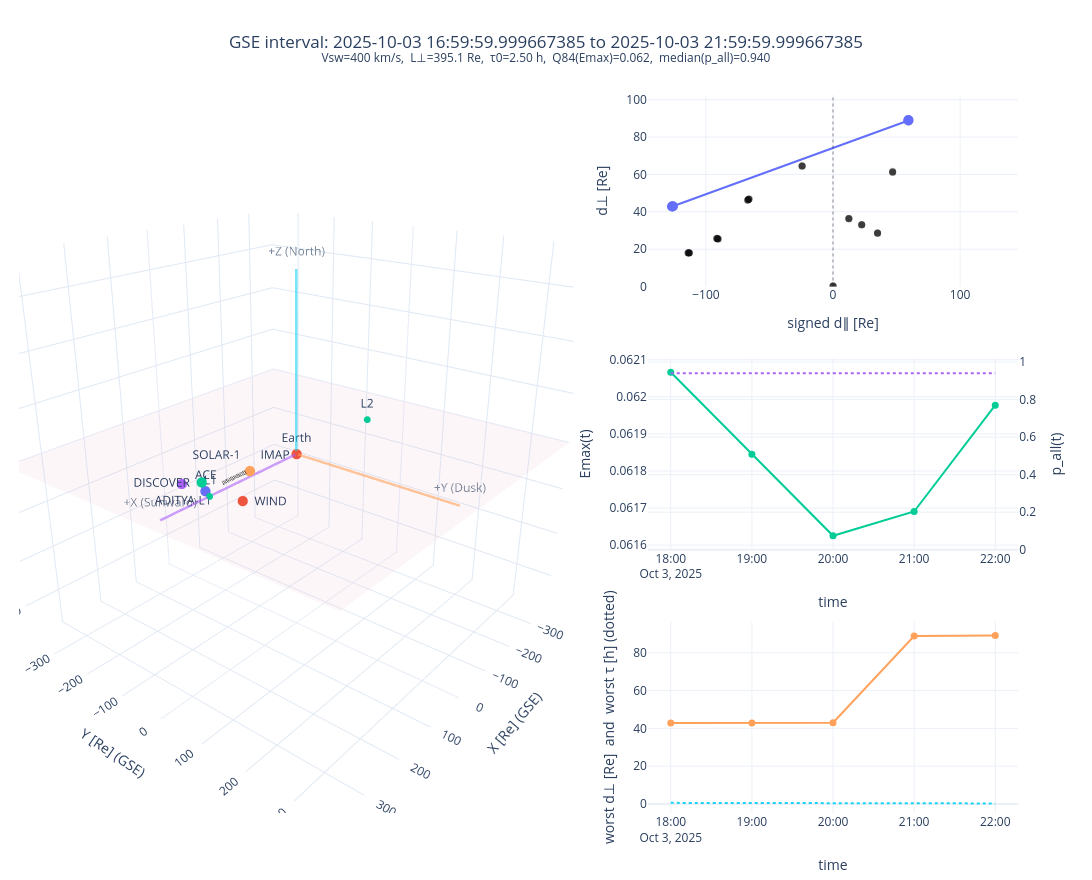
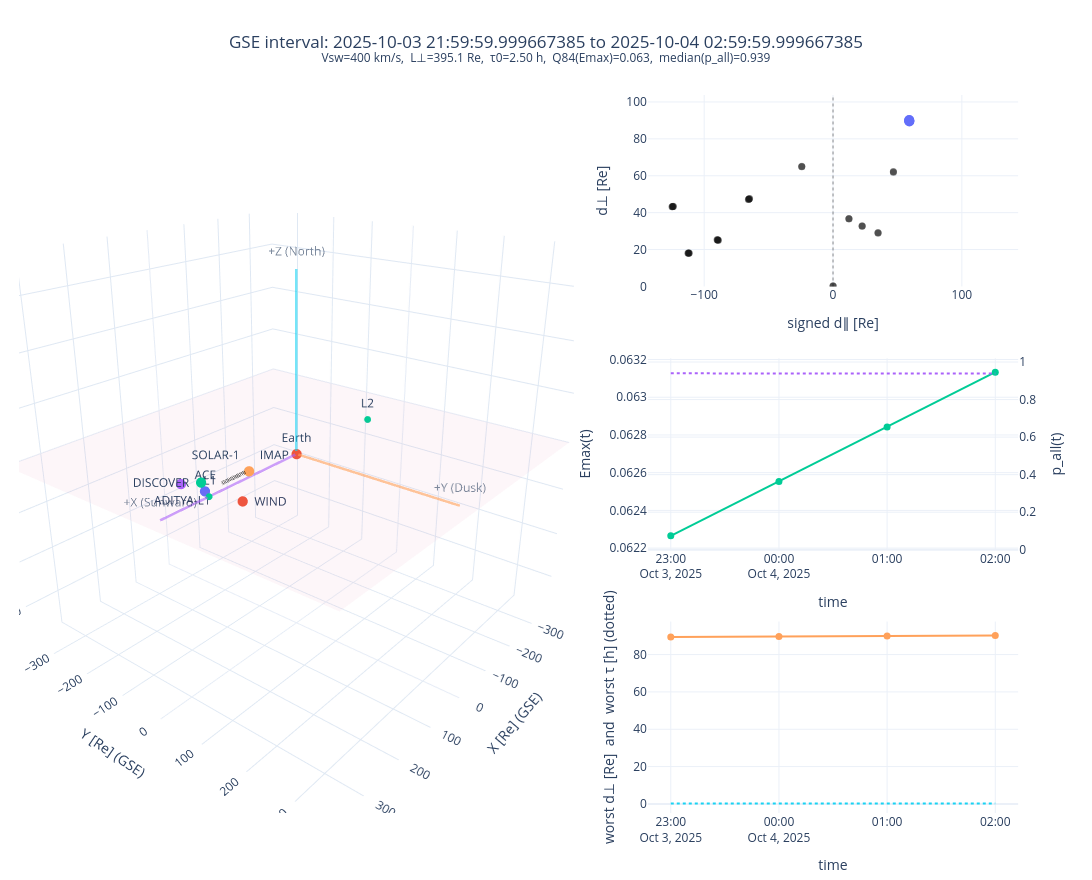
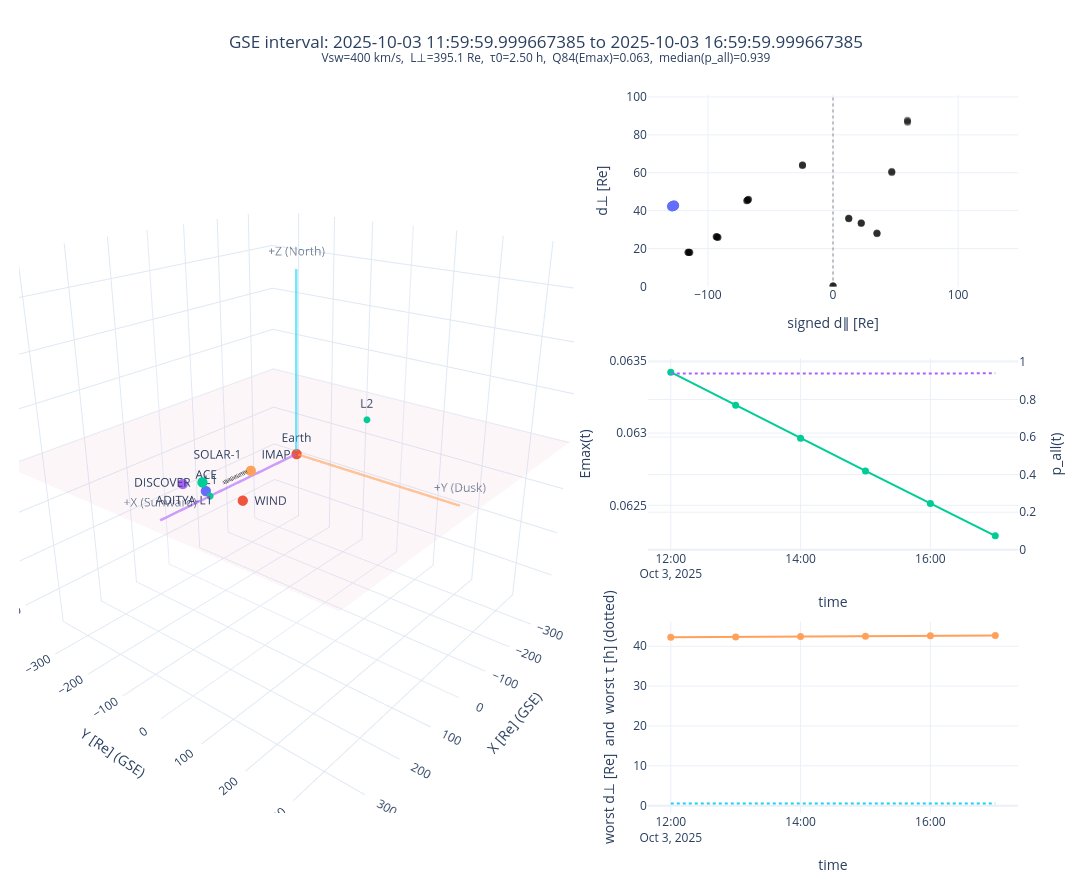

Source (notebook cell) for these figures, in order:
### Markdown cell above
## MRE: first-principles stream-separation metric (step by step)

This minimal reproducible example (MRE) intentionally keeps a few assumptions fixed so the method is transparent:

- **Hardcoded/assumed in this notebook run:** `flow_dir_gse=(-1,0,0)`, constant `vsw_kms=400`, `perp_scale=0.35`, `lag_tolerance=0.5`.
- **Why this is limited:** real solar wind has time-varying speed and flow direction, and anisotropy changes with conditions.
- **How to improve with real data:** replace constants by measured `Vsw(t)`, infer local flow direction from plasma moments, and make decorrelation scales time dependent.

The solver minimizes a conservative estimate of the probability that **all** selected spacecraft observe the same stream.

### Code cell
import pandas as pd

targets = ["WIND", "IMAP", "SOLAR-1"]
targets = ["ACE", "WIND", "DISCOVER", "ADITYA-L1", "IMAP", 'SOLAR-1']

metric_cfg = dict(
    targets=targets,
    start="2025-10-01T00:00:00",
    stop="2025-12-10T00:00:00",
    step="1H",
    window_hours=5.0,
    top_n=3,
    frame="GSE",
    flow_dir_gse=(-1.0, 0.0, 0.0),
    vsw_kms=400.0,
    perp_scale=0.35,
    lag_tolerance=0.5,
    along_weight=0.25,
    vsw_rel_unc=0.15,
    decorrelation_rel_unc=0.25,
    min_coverage=0.8,
    verbose=True,
)

scores_out = find_best_stream_aligned_intervals(**metric_cfg)
best_windows = scores_out["best"]

cols = [
    "window_start","window_end","n_samples","coverage",
    "alignment_metric","alignment_metric_p16","alignment_metric_p84",
    "score_q84","p_all_q50","p_all_q84",
    "worst_dperp_re_q84","worst_tau_h_q84",
]
display(best_windows[cols])

alignment_figs = []
for _, row in best_windows.iterrows():
    alignment_figs.append(
        plot_stream_alignment_interval(
            tracks=scores_out["tracks"],
            targets=targets,
            window_start=row["window_start"],
            window_end=row["window_end"],
            flow_hat=scores_out["flow_hat"],
            summary_row=row,
        )
    )

for fig in alignment_figs:
    fig.show()

### Figure 1 — Plotly figure (JSON) as saved in the notebook; plotly's stock layout.template omitted (floating-point values rounded to 4 significant figures; data arrays with more than 128 entries replaced by an {"elided": "..."} marker saying what was removed)
{"data": [{"hoverinfo": "skip", "opacity": 0.05, "scene": "scene", "showlegend": false, "showscale": false, "type": "surface", "x": {"elided": "35x35 float values"}, "y": {"elided": "35x35 float values"}, "z": {"elided": "35x35 float values"}}, {"hoverinfo": "skip", "marker": {"size": 6, "symbol": "circle"}, "mode": "markers+text", "scene": "scene", "showlegend": false, "text": ["Earth"], "textposition": "top center", "type": "scatter3d", "x": [0], "y": [0], "z": [0]}, {"hoverinfo": "skip", "marker": {"size": 4, "symbol": "circle"}, "mode": "markers+text", "scene": "scene", "showlegend": false, "text": ["L1", "L2"], "textposition": "top center", "type": "scatter3d", "x": [234.5, -234.5], "y": [0, 0], "z": [0, 0]}, {"hoverinfo": "skip", "line": {"width": 5}, "mode": "lines+text", "opacity": 0.6, "scene": "scene", "showlegend": false, "text": ["", "+X (Sunward)"], "textposition": "top center", "type": "scatter3d", "x": [0, 347.6], "y": [0, 0], "z": [0, 0]}, {"hoverinfo": "skip", "line": {"width": 5}, "mode": "lines+text", "opacity": 0.6, "scene": "scene", "showlegend": false, "text": ["", "+Y (Dusk)"], "textposition": "top center", "type": "scatter3d", "x": [0, 0], "y": [0, 347.6], "z": [0, 0]}, {"hoverinfo": "skip", "line": {"width": 5}, "mode": "lines+text", "opacity": 0.6, "scene": "scene", "showlegend": false, "text": ["", "+Z (North)"], "textposition": "top center", "type": "scatter3d", "x": [0, 0], "y": [0, 0], "z": [0, 347.6]}, {"hovertemplate": "ACE<br>X=%{x:.1f} Re<br>Y=%{y:.1f} Re<br>Z=%{z:.1f} Re<extra></extra>", "line": {"color": "#636EFA", "width": 6}, "mode": "lines", "scene": "scene", "showlegend": false, "type": "scatter3d", "x": [222.5, 222.5, 222.5, 222.4, 222.4], "y": [-22.19, -22.15, -22.1, -22.06, -22.01], "z": [-1.434, -1.398, -1.362, -1.326, -1.291]}, {"hovertemplate": "ACE (end)<extra></extra>", "marker": {"color": "#636EFA", "size": 6}, "mode": "markers+text", "scene": "scene", "showlegend": false, "text": ["ACE"], "textposition": "top center", "type": "scatter3d", "x": [222.4], "y": [-22.01], "z": [-1.291]}, {"hovertemplate": "WIND<br>X=%{x:.1f} Re<br>Y=%{y:.1f} Re<br>Z=%{z:.1f} Re<extra></extra>", "line": {"color": "#EF553B", "width": 6}, "mode": "lines", "scene": "scene", "showlegend": false, "type": "scatter3d", "x": [198.1, 198.1, 198.1, 198.1, 198.1], "y": [41.61, 41.75, 41.89, 42.03, 42.17], "z": [-9.633, -9.624, -9.615, -9.606, -9.597]}, {"hovertemplate": "WIND (end)<extra></extra>", "marker": {"color": "#EF553B", "size": 6}, "mode": "markers+text", "scene": "scene", "showlegend": false, "text": ["WIND"], "textposition": "middle right", "type": "scatter3d", "x": [198.1], "y": [42.17], "z": [-9.597]}, {"hovertemplate": "DISCOVER<br>X=%{x:.1f} Re<br>Y=%{y:.1f} Re<br>Z=%{z:.1f} Re<extra></extra>", "line": {"color": "#00CC96", "width": 6}, "mode": "lines", "scene": "scene", "showlegend": false, "type": "scatter3d", "x": [245.1, 245.0, 245.0, 245.0, 245.0], "y": [-6.523, -6.587, -6.651, -6.715, -6.779], "z": [27.83, 27.85, 27.86, 27.87, 27.88]}, {"hovertemplate": "DISCOVER (end)<extra></extra>", "marker": {"color": "#00CC96", "size": 6}, "mode": "markers+text", "scene": "scene", "showlegend": false, "text": ["DISCOVER"], "textposition": "middle left", "type": "scatter3d", "x": [245.0], "y": [-6.779], "z": [27.88]}, {"hovertemplate": "ADITYA-L1<br>X=%{x:.1f} Re<br>Y=%{y:.1f} Re<br>Z=%{z:.1f} Re<extra></extra>", "line": {"color": "#AB63FA", "width": 6}, "mode": "lines", "scene": "scene", "showlegend": false, "type": "scatter3d", "x": [257.6, 257.5, 257.5, 257.4, 257.4], "y": [-41.66, -41.81, -41.95, -42.09, -42.24], "z": [19.21, 19.2, 19.19, 19.18, 19.17]}, {"hovertemplate": "ADITYA-L1 (end)<extra></extra>", "marker": {"color": "#AB63FA", "size": 6}, "mode": "markers+text", "scene": "scene", "showlegend": false, "text": ["ADITYA-L1"], "textposition": "bottom center", "type": "scatter3d", "x": [257.4], "y": [-42.24], "z": [19.17]}, {"hovertemplate": "IMAP<br>X=%{x:.1f} Re<br>Y=%{y:.1f} Re<br>Z=%{z:.1f} Re<extra></extra>", "line": {"color": "#FFA15A", "width": 6}, "mode": "lines", "scene": "scene", "showlegend": false, "type": "scatter3d", "x": [130.9, 131.2, 131.5, 131.8, 132.1], "y": [0.3849, 0.3347, 0.284, 0.2328, 0.1812], "z": [11.23, 11.25, 11.27, 11.29, 11.3]}, {"hovertemplate": "IMAP (end)<extra></extra>", "marker": {"color": "#FFA15A", "size": 6}, "mode": "markers+text", "scene": "scene", "showlegend": false, "text": ["IMAP"], "textposition": "top right", "type": "scatter3d", "x": [132.1], "y": [0.1812], "z": [11.3]}, {"hovertemplate": "SOLAR-1<br>X=%{x:.1f} Re<br>Y=%{y:.1f} Re<br>Z=%{z:.1f} Re<extra></extra>", "line": {"color": "#19D3F3", "width": 6}, "mode": "lines", "scene": "scene", "showlegend": false, "type": "scatter3d", "x": [131.0, 131.3, 131.6, 131.9, 132.2], "y": [0.2764, 0.2256, 0.1743, 0.1226, 0.07035], "z": [11.05, 11.07, 11.09, 11.11, 11.13]}, {"hovertemplate": "SOLAR-1 (end)<extra></extra>", "marker": {"color": "#19D3F3", "size": 6}, "mode": "markers+text", "scene": "scene", "showlegend": false, "text": ["SOLAR-1"], "textposition": "top left", "type": "scatter3d", "x": [132.2], "y": [0.07035], "z": [11.13]}, {"hoverinfo": "skip", "line": {"color": "black", "dash": "dash", "width": 8}, "mode": "lines", "scene": "scene", "showlegend": false, "type": "scatter3d", "x": [197.7, 126.7], "y": [-4.725, -4.725], "z": [9.738, 9.738]}, {"hovertemplate": "d∥=%{x:.1f} Re<br>d⊥=%{y:.1f} Re<extra></extra>", "marker": {"color": "rgba(0,0,0,0.25)", "size": 7}, "mode": "markers", "showlegend": false, "type": "scatter", "x": [-24.36, 22.57, 35.07, -91.56, -91.53, 46.92, 59.42, -67.21, -67.17, 12.5, -114.1, -114.1, -126.6, -126.6, 0.03606, -24.34, 22.57, 35.05, -91.24, -91.21, 46.91, 59.39, -66.9, -66.87, 12.48, -113.8, -113.8, -126.3, -126.3, 0.03646, -24.32, 22.58, 35.03, -90.92, -90.89, 46.9, 59.35, -66.6, -66.56, 12.45, -113.5, -113.5, -126.0, -125.9, 0.03686, -24.31, 22.58, 35.01, -90.61, -90.57, 46.89, 59.32, -66.3, -66.26, 12.43, -113.2, -113.2, -125.6, -125.6, 0.03726, -24.29, 22.58, 34.99, -90.29, -90.25, 46.88, 59.28, -66.0, -65.96, 12.41, -112.9, -112.8, -125.3, -125.2, 0.03765], "xaxis": "x", "y": [64.33, 33.2, 28.38, 25.88, 25.7, 61.0, 88.13, 46.2, 46.22, 36.18, 17.99, 18.11, 42.8, 42.72, 0.2061, 64.43, 33.13, 28.47, 25.79, 25.61, 61.16, 88.39, 46.38, 46.4, 36.26, 17.99, 18.11, 42.88, 42.81, 0.2072, 64.52, 33.05, 28.57, 25.7, 25.52, 61.33, 88.65, 46.55, 46.57, 36.35, 17.98, 18.11, 42.97, 42.9, 0.2082, 64.62, 32.98, 28.67, 25.61, 25.43, 61.49, 88.92, 46.73, 46.75, 36.43, 17.98, 18.11, 43.06, 42.98, 0.2092, 64.72, 32.91, 28.77, 25.52, 25.33, 61.65, 89.18, 46.91, 46.93, 36.51, 17.98, 18.1, 43.14, 43.07, 0.2103], "yaxis": "y"}, {"hovertemplate": "worst pair<br>d∥=%{x:.1f} Re<br>d⊥=%{y:.1f} Re<extra></extra>", "line": {"width": 2}, "marker": {"size": 10}, "mode": "markers+lines", "showlegend": false, "type": "scatter", "x": [-126.6, -126.3, -126.0, 59.32, 59.28], "xaxis": "x", "y": [42.8, 42.88, 42.97, 88.92, 89.18], "yaxis": "y"}, {"hoverinfo": "skip", "line": {"color": "rgba(0,0,0,0.45)", "dash": "dot", "width": 1}, "mode": "lines", "showlegend": false, "type": "scatter", "x": [0, 0], "xaxis": "x", "y": [0, 102.6], "yaxis": "y"}, {"hovertemplate": "Emax=%{y:.3f}<extra></extra>", "marker": {"size": 7}, "mode": "lines+markers", "showlegend": false, "type": "scatter", "x": ["2025-10-03T17:59:59.999672232", "2025-10-03T18:59:59.999618636", "2025-10-03T19:59:59.999645507", "2025-10-03T20:59:59.999672376", "2025-10-03T21:59:59.999618779"], "xaxis": "x2", "y": [0.06207, 0.06185, 0.06163, 0.06169, 0.06198], "yaxis": "y2"}, {"hovertemplate": "p_all=exp(-Emax)=%{y:.3f}<extra></extra>", "line": {"dash": "dot", "width": 2}, "mode": "lines", "showlegend": false, "type": "scatter", "x": ["2025-10-03T17:59:59.999672232", "2025-10-03T18:59:59.999618636", "2025-10-03T19:59:59.999645507", "2025-10-03T20:59:59.999672376", "2025-10-03T21:59:59.999618779"], "xaxis": "x2", "y": [0.9398, 0.94, 0.9402, 0.9402, 0.9399], "yaxis": "y3"}, {"hovertemplate": "worst d⊥=%{y:.1f} Re<extra></extra>", "marker": {"size": 7}, "mode": "lines+markers", "showlegend": false, "type": "scatter", "x": ["2025-10-03T17:59:59.999672232", "2025-10-03T18:59:59.999618636", "2025-10-03T19:59:59.999645507", "2025-10-03T20:59:59.999672376", "2025-10-03T21:59:59.999618779"], "xaxis": "x3", "y": [42.8, 42.88, 42.97, 88.92, 89.18], "yaxis": "y4"}, {"hovertemplate": "worst τ=%{y:.2f} h<extra></extra>", "line": {"dash": "dot", "width": 2}, "mode": "lines", "showlegend": false, "type": "scatter", "x": ["2025-10-03T17:59:59.999672232", "2025-10-03T18:59:59.999618636", "2025-10-03T19:59:59.999645507", "2025-10-03T20:59:59.999672376", "2025-10-03T21:59:59.999618779"], "xaxis": "x3", "y": [0.5609, 0.5594, 0.5579, 0.2627, 0.2626], "yaxis": "y4"}], "layout": {"height": 880, "margin": {"b": 10, "l": 10, "r": 10, "t": 95}, "scene": {"aspectmode": "cube", "camera": {"eye": {"x": 1.55, "y": 1.25, "z": 0.85}}, "domain": {"x": [0, 0.522], "y": [0, 1]}, "xaxis": {"range": [-377.8, 377.8], "showbackground": false, "showspikes": false, "title": {"text": "X [Re] (GSE)"}}, "yaxis": {"range": [-377.8, 377.8], "showbackground": false, "showspikes": false, "title": {"text": "Y [Re] (GSE)"}}, "zaxis": {"range": [-377.8, 377.8], "showbackground": false, "showspikes": false, "title": {"text": "Z [Re] (GSE)"}}}, "showlegend": false, "title": {"text": "GSE interval: 2025-10-03 16:59:59.999667385 to 2025-10-03 21:59:59.999667385<br><sup>Vsw=400 km/s,  L⊥=395.1 Re,  τ0=2.50 h,  Q84(Emax)=0.062,  median(p_all)=0.940</sup>", "x": 0.5, "xanchor": "center"}, "width": 1350, "xaxis": {"anchor": "y", "domain": [0.592, 0.94], "range": [-145.6, 145.6], "title": {"text": "signed d∥ [Re]"}, "zeroline": false}, "xaxis2": {"anchor": "y2", "domain": [0.592, 0.94], "title": {"text": "time"}}, "xaxis3": {"anchor": "y4", "domain": [0.592, 0.94], "title": {"text": "time"}}, "yaxis": {"anchor": "x", "domain": [0.7333, 1], "range": [0, 102.6], "title": {"text": "d⊥ [Re]"}, "zeroline": false}, "yaxis2": {"anchor": "x2", "domain": [0.3667, 0.6333], "title": {"text": "Emax(t)"}}, "yaxis3": {"anchor": "x2", "overlaying": "y2", "range": [0, 1.02], "side": "right", "title": {"text": "p_all(t)"}}, "yaxis4": {"anchor": "x3", "domain": [0, 0.2667], "title": {"text": "worst d⊥ [Re]  and  worst τ [h] (dotted)"}}}}

### Figure 2 — Plotly figure (JSON) as saved in the notebook; plotly's stock layout.template omitted (floating-point values rounded to 4 significant figures; data arrays with more than 128 entries replaced by an {"elided": "..."} marker saying what was removed)
{"data": [{"hoverinfo": "skip", "opacity": 0.05, "scene": "scene", "showlegend": false, "showscale": false, "type": "surface", "x": {"elided": "35x35 float values"}, "y": {"elided": "35x35 float values"}, "z": {"elided": "35x35 float values"}}, {"hoverinfo": "skip", "marker": {"size": 6, "symbol": "circle"}, "mode": "markers+text", "scene": "scene", "showlegend": false, "text": ["Earth"], "textposition": "top center", "type": "scatter3d", "x": [0], "y": [0], "z": [0]}, {"hoverinfo": "skip", "marker": {"size": 4, "symbol": "circle"}, "mode": "markers+text", "scene": "scene", "showlegend": false, "text": ["L1", "L2"], "textposition": "top center", "type": "scatter3d", "x": [234.5, -234.5], "y": [0, 0], "z": [0, 0]}, {"hoverinfo": "skip", "line": {"width": 5}, "mode": "lines+text", "opacity": 0.6, "scene": "scene", "showlegend": false, "text": ["", "+X (Sunward)"], "textposition": "top center", "type": "scatter3d", "x": [0, 345.7], "y": [0, 0], "z": [0, 0]}, {"hoverinfo": "skip", "line": {"width": 5}, "mode": "lines+text", "opacity": 0.6, "scene": "scene", "showlegend": false, "text": ["", "+Y (Dusk)"], "textposition": "top center", "type": "scatter3d", "x": [0, 0], "y": [0, 345.7], "z": [0, 0]}, {"hoverinfo": "skip", "line": {"width": 5}, "mode": "lines+text", "opacity": 0.6, "scene": "scene", "showlegend": false, "text": ["", "+Z (North)"], "textposition": "top center", "type": "scatter3d", "x": [0, 0], "y": [0, 0], "z": [0, 345.7]}, {"hovertemplate": "ACE<br>X=%{x:.1f} Re<br>Y=%{y:.1f} Re<br>Z=%{z:.1f} Re<extra></extra>", "line": {"color": "#636EFA", "width": 6}, "mode": "lines", "scene": "scene", "showlegend": false, "type": "scatter3d", "x": [222.4, 222.4, 222.4, 222.4], "y": [-21.96, -21.92, -21.87, -21.83], "z": [-1.255, -1.219, -1.183, -1.147]}, {"hovertemplate": "ACE (end)<extra></extra>", "marker": {"color": "#636EFA", "size": 6}, "mode": "markers+text", "scene": "scene", "showlegend": false, "text": ["ACE"], "textposition": "top center", "type": "scatter3d", "x": [222.4], "y": [-21.83], "z": [-1.147]}, {"hovertemplate": "WIND<br>X=%{x:.1f} Re<br>Y=%{y:.1f} Re<br>Z=%{z:.1f} Re<extra></extra>", "line": {"color": "#EF553B", "width": 6}, "mode": "lines", "scene": "scene", "showlegend": false, "type": "scatter3d", "x": [198.1, 198.1, 198.1, 198.1], "y": [42.31, 42.45, 42.59, 42.73], "z": [-9.588, -9.579, -9.57, -9.561]}, {"hovertemplate": "WIND (end)<extra></extra>", "marker": {"color": "#EF553B", "size": 6}, "mode": "markers+text", "scene": "scene", "showlegend": false, "text": ["WIND"], "textposition": "middle right", "type": "scatter3d", "x": [198.1], "y": [42.73], "z": [-9.561]}, {"hovertemplate": "DISCOVER<br>X=%{x:.1f} Re<br>Y=%{y:.1f} Re<br>Z=%{z:.1f} Re<extra></extra>", "line": {"color": "#00CC96", "width": 6}, "mode": "lines", "scene": "scene", "showlegend": false, "type": "scatter3d", "x": [245.0, 245.0, 245.0, 245.0], "y": [-6.843, -6.907, -6.971, -7.035], "z": [27.9, 27.91, 27.92, 27.94]}, {"hovertemplate": "DISCOVER (end)<extra></extra>", "marker": {"color": "#00CC96", "size": 6}, "mode": "markers+text", "scene": "scene", "showlegend": false, "text": ["DISCOVER"], "textposition": "middle left", "type": "scatter3d", "x": [245.0], "y": [-7.035], "z": [27.94]}, {"hovertemplate": "ADITYA-L1<br>X=%{x:.1f} Re<br>Y=%{y:.1f} Re<br>Z=%{z:.1f} Re<extra></extra>", "line": {"color": "#AB63FA", "width": 6}, "mode": "lines", "scene": "scene", "showlegend": false, "type": "scatter3d", "x": [257.4, 257.3, 257.3, 257.3], "y": [-42.38, -42.53, -42.67, -42.82], "z": [19.16, 19.15, 19.15, 19.14]}, {"hovertemplate": "ADITYA-L1 (end)<extra></extra>", "marker": {"color": "#AB63FA", "size": 6}, "mode": "markers+text", "scene": "scene", "showlegend": false, "text": ["ADITYA-L1"], "textposition": "bottom center", "type": "scatter3d", "x": [257.3], "y": [-42.82], "z": [19.14]}, {"hovertemplate": "IMAP<br>X=%{x:.1f} Re<br>Y=%{y:.1f} Re<br>Z=%{z:.1f} Re<extra></extra>", "line": {"color": "#FFA15A", "width": 6}, "mode": "lines", "scene": "scene", "showlegend": false, "type": "scatter3d", "x": [132.4, 132.7, 133.0, 133.3], "y": [0.129, 0.07641, 0.02331, -0.03026], "z": [11.32, 11.34, 11.36, 11.38]}, {"hovertemplate": "IMAP (end)<extra></extra>", "marker": {"color": "#FFA15A", "size": 6}, "mode": "markers+text", "scene": "scene", "showlegend": false, "text": ["IMAP"], "textposition": "top right", "type": "scatter3d", "x": [133.3], "y": [-0.03026], "z": [11.38]}, {"hovertemplate": "SOLAR-1<br>X=%{x:.1f} Re<br>Y=%{y:.1f} Re<br>Z=%{z:.1f} Re<extra></extra>", "line": {"color": "#19D3F3", "width": 6}, "mode": "lines", "scene": "scene", "showlegend": false, "type": "scatter3d", "x": [132.5, 132.8, 133.1, 133.4], "y": [0.01763, -0.03556, -0.08923, -0.1434], "z": [11.14, 11.16, 11.18, 11.2]}, {"hovertemplate": "SOLAR-1 (end)<extra></extra>", "marker": {"color": "#19D3F3", "size": 6}, "mode": "markers+text", "scene": "scene", "showlegend": false, "text": ["SOLAR-1"], "textposition": "top left", "type": "scatter3d", "x": [133.4], "y": [-0.1434], "z": [11.2]}, {"hoverinfo": "skip", "line": {"color": "black", "dash": "dash", "width": 8}, "mode": "lines", "scene": "scene", "showlegend": false, "type": "scatter3d", "x": [198.1, 127.3], "y": [-4.821, -4.821], "z": [9.803, 9.803]}, {"hovertemplate": "d∥=%{x:.1f} Re<br>d⊥=%{y:.1f} Re<extra></extra>", "marker": {"color": "rgba(0,0,0,0.25)", "size": 7}, "mode": "markers", "showlegend": false, "type": "scatter", "x": [-24.27, 22.59, 34.97, -89.97, -89.94, 46.86, 59.24, -65.7, -65.66, 12.38, -112.6, -112.5, -124.9, -124.9, 0.03805, -24.26, 22.59, 34.95, -89.66, -89.62, 46.85, 59.21, -65.4, -65.36, 12.36, -112.3, -112.2, -124.6, -124.6, 0.03844, -24.24, 22.6, 34.93, -89.35, -89.31, 46.84, 59.17, -65.1, -65.07, 12.33, -111.9, -111.9, -124.3, -124.2, 0.03884, -24.23, 22.6, 34.91, -89.03, -89.0, 46.83, 59.14, -64.81, -64.77, 12.31, -111.6, -111.6, -123.9, -123.9, 0.03923], "xaxis": "x", "y": [64.81, 32.84, 28.88, 25.42, 25.24, 61.82, 89.44, 47.08, 47.1, 36.6, 17.98, 18.1, 43.23, 43.15, 0.2113, 64.91, 32.77, 28.98, 25.33, 25.14, 61.98, 89.71, 47.26, 47.28, 36.68, 17.98, 18.1, 43.31, 43.24, 0.2123, 65.01, 32.7, 29.08, 25.24, 25.05, 62.15, 89.97, 47.44, 47.46, 36.76, 17.98, 18.1, 43.4, 43.32, 0.2134, 65.1, 32.63, 29.19, 25.14, 24.95, 62.31, 90.23, 47.61, 47.64, 36.85, 17.97, 18.1, 43.48, 43.4, 0.2144], "yaxis": "y"}, {"hovertemplate": "worst pair<br>d∥=%{x:.1f} Re<br>d⊥=%{y:.1f} Re<extra></extra>", "line": {"width": 2}, "marker": {"size": 10}, "mode": "markers+lines", "showlegend": false, "type": "scatter", "x": [59.24, 59.21, 59.17, 59.14], "xaxis": "x", "y": [89.44, 89.71, 89.97, 90.23], "yaxis": "y"}, {"hoverinfo": "skip", "line": {"color": "rgba(0,0,0,0.45)", "dash": "dot", "width": 1}, "mode": "lines", "showlegend": false, "type": "scatter", "x": [0, 0], "xaxis": "x", "y": [0, 103.8], "yaxis": "y"}, {"hovertemplate": "Emax=%{y:.3f}<extra></extra>", "marker": {"size": 7}, "mode": "lines+markers", "showlegend": false, "type": "scatter", "x": ["2025-10-03T22:59:59.999645647", "2025-10-03T23:59:59.999672514", "2025-10-04T00:59:59.999618914", "2025-10-04T01:59:59.999645780"], "xaxis": "x2", "y": [0.06227, 0.06255, 0.06284, 0.06313], "yaxis": "y2"}, {"hovertemplate": "p_all=exp(-Emax)=%{y:.3f}<extra></extra>", "line": {"dash": "dot", "width": 2}, "mode": "lines", "showlegend": false, "type": "scatter", "x": ["2025-10-03T22:59:59.999645647", "2025-10-03T23:59:59.999672514", "2025-10-04T00:59:59.999618914", "2025-10-04T01:59:59.999645780"], "xaxis": "x2", "y": [0.9396, 0.9394, 0.9391, 0.9388], "yaxis": "y3"}, {"hovertemplate": "worst d⊥=%{y:.1f} Re<extra></extra>", "marker": {"size": 7}, "mode": "lines+markers", "showlegend": false, "type": "scatter", "x": ["2025-10-03T22:59:59.999645647", "2025-10-03T23:59:59.999672514", "2025-10-04T00:59:59.999618914", "2025-10-04T01:59:59.999645780"], "xaxis": "x3", "y": [89.44, 89.71, 89.97, 90.23], "yaxis": "y4"}, {"hovertemplate": "worst τ=%{y:.2f} h<extra></extra>", "line": {"dash": "dot", "width": 2}, "mode": "lines", "showlegend": false, "type": "scatter", "x": ["2025-10-03T22:59:59.999645647", "2025-10-03T23:59:59.999672514", "2025-10-04T00:59:59.999618914", "2025-10-04T01:59:59.999645780"], "xaxis": "x3", "y": [0.2624, 0.2622, 0.2621, 0.2619], "yaxis": "y4"}], "layout": {"height": 880, "margin": {"b": 10, "l": 10, "r": 10, "t": 95}, "scene": {"aspectmode": "cube", "camera": {"eye": {"x": 1.55, "y": 1.25, "z": 0.85}}, "domain": {"x": [0, 0.522], "y": [0, 1]}, "xaxis": {"range": [-375.8, 375.8], "showbackground": false, "showspikes": false, "title": {"text": "X [Re] (GSE)"}}, "yaxis": {"range": [-375.8, 375.8], "showbackground": false, "showspikes": false, "title": {"text": "Y [Re] (GSE)"}}, "zaxis": {"range": [-375.8, 375.8], "showbackground": false, "showspikes": false, "title": {"text": "Z [Re] (GSE)"}}}, "showlegend": false, "title": {"text": "GSE interval: 2025-10-03 21:59:59.999667385 to 2025-10-04 02:59:59.999667385<br><sup>Vsw=400 km/s,  L⊥=395.1 Re,  τ0=2.50 h,  Q84(Emax)=0.063,  median(p_all)=0.939</sup>", "x": 0.5, "xanchor": "center"}, "width": 1350, "xaxis": {"anchor": "y", "domain": [0.592, 0.94], "range": [-143.7, 143.7], "title": {"text": "signed d∥ [Re]"}, "zeroline": false}, "xaxis2": {"anchor": "y2", "domain": [0.592, 0.94], "title": {"text": "time"}}, "xaxis3": {"anchor": "y4", "domain": [0.592, 0.94], "title": {"text": "time"}}, "yaxis": {"anchor": "x", "domain": [0.7333, 1], "range": [0, 103.8], "title": {"text": "d⊥ [Re]"}, "zeroline": false}, "yaxis2": {"anchor": "x2", "domain": [0.3667, 0.6333], "title": {"text": "Emax(t)"}}, "yaxis3": {"anchor": "x2", "overlaying": "y2", "range": [0, 1.02], "side": "right", "title": {"text": "p_all(t)"}}, "yaxis4": {"anchor": "x3", "domain": [0, 0.2667], "title": {"text": "worst d⊥ [Re]  and  worst τ [h] (dotted)"}}}}

### Figure 3 — Plotly figure (JSON) as saved in the notebook; plotly's stock layout.template omitted (floating-point values rounded to 4 significant figures; data arrays with more than 128 entries replaced by an {"elided": "..."} marker saying what was removed)
{"data": [{"hoverinfo": "skip", "opacity": 0.05, "scene": "scene", "showlegend": false, "showscale": false, "type": "surface", "x": {"elided": "35x35 float values"}, "y": {"elided": "35x35 float values"}, "z": {"elided": "35x35 float values"}}, {"hoverinfo": "skip", "marker": {"size": 6, "symbol": "circle"}, "mode": "markers+text", "scene": "scene", "showlegend": false, "text": ["Earth"], "textposition": "top center", "type": "scatter3d", "x": [0], "y": [0], "z": [0]}, {"hoverinfo": "skip", "marker": {"size": 4, "symbol": "circle"}, "mode": "markers+text", "scene": "scene", "showlegend": false, "text": ["L1", "L2"], "textposition": "top center", "type": "scatter3d", "x": [234.5, -234.5], "y": [0, 0], "z": [0, 0]}, {"hoverinfo": "skip", "line": {"width": 5}, "mode": "lines+text", "opacity": 0.6, "scene": "scene", "showlegend": false, "text": ["", "+X (Sunward)"], "textposition": "top center", "type": "scatter3d", "x": [0, 349.5], "y": [0, 0], "z": [0, 0]}, {"hoverinfo": "skip", "line": {"width": 5}, "mode": "lines+text", "opacity": 0.6, "scene": "scene", "showlegend": false, "text": ["", "+Y (Dusk)"], "textposition": "top center", "type": "scatter3d", "x": [0, 0], "y": [0, 349.5], "z": [0, 0]}, {"hoverinfo": "skip", "line": {"width": 5}, "mode": "lines+text", "opacity": 0.6, "scene": "scene", "showlegend": false, "text": ["", "+Z (North)"], "textposition": "top center", "type": "scatter3d", "x": [0, 0], "y": [0, 0], "z": [0, 349.5]}, {"hovertemplate": "ACE<br>X=%{x:.1f} Re<br>Y=%{y:.1f} Re<br>Z=%{z:.1f} Re<extra></extra>", "line": {"color": "#636EFA", "width": 6}, "mode": "lines", "scene": "scene", "showlegend": false, "type": "scatter3d", "x": [222.6, 222.6, 222.5, 222.5, 222.5, 222.5], "y": [-22.47, -22.42, -22.37, -22.33, -22.28, -22.24], "z": [-1.649, -1.613, -1.578, -1.542, -1.506, -1.47]}, {"hovertemplate": "ACE (end)<extra></extra>", "marker": {"color": "#636EFA", "size": 6}, "mode": "markers+text", "scene": "scene", "showlegend": false, "text": ["ACE"], "textposition": "top center", "type": "scatter3d", "x": [222.5], "y": [-22.24], "z": [-1.47]}, {"hovertemplate": "WIND<br>X=%{x:.1f} Re<br>Y=%{y:.1f} Re<br>Z=%{z:.1f} Re<extra></extra>", "line": {"color": "#EF553B", "width": 6}, "mode": "lines", "scene": "scene", "showlegend": false, "type": "scatter3d", "x": [198.1, 198.1, 198.1, 198.1, 198.1, 198.1], "y": [40.77, 40.91, 41.05, 41.19, 41.33, 41.47], "z": [-9.685, -9.676, -9.668, -9.659, -9.65, -9.641]}, {"hovertemplate": "WIND (end)<extra></extra>", "marker": {"color": "#EF553B", "size": 6}, "mode": "markers+text", "scene": "scene", "showlegend": false, "text": ["WIND"], "textposition": "middle right", "type": "scatter3d", "x": [198.1], "y": [41.47], "z": [-9.641]}, {"hovertemplate": "DISCOVER<br>X=%{x:.1f} Re<br>Y=%{y:.1f} Re<br>Z=%{z:.1f} Re<extra></extra>", "line": {"color": "#00CC96", "width": 6}, "mode": "lines", "scene": "scene", "showlegend": false, "type": "scatter3d", "x": [245.1, 245.1, 245.1, 245.1, 245.1, 245.1], "y": [-6.141, -6.205, -6.268, -6.332, -6.396, -6.46], "z": [27.75, 27.77, 27.78, 27.79, 27.81, 27.82]}, {"hovertemplate": "DISCOVER (end)<extra></extra>", "marker": {"color": "#00CC96", "size": 6}, "mode": "markers+text", "scene": "scene", "showlegend": false, "text": ["DISCOVER"], "textposition": "middle left", "type": "scatter3d", "x": [245.1], "y": [-6.46], "z": [27.82]}, {"hovertemplate": "ADITYA-L1<br>X=%{x:.1f} Re<br>Y=%{y:.1f} Re<br>Z=%{z:.1f} Re<extra></extra>", "line": {"color": "#AB63FA", "width": 6}, "mode": "lines", "scene": "scene", "showlegend": false, "type": "scatter3d", "x": [257.8, 257.7, 257.7, 257.7, 257.6, 257.6], "y": [-40.79, -40.94, -41.08, -41.23, -41.37, -41.52], "z": [19.27, 19.26, 19.25, 19.24, 19.23, 19.22]}, {"hovertemplate": "ADITYA-L1 (end)<extra></extra>", "marker": {"color": "#AB63FA", "size": 6}, "mode": "markers+text", "scene": "scene", "showlegend": false, "text": ["ADITYA-L1"], "textposition": "bottom center", "type": "scatter3d", "x": [257.6], "y": [-41.52], "z": [19.22]}, {"hovertemplate": "IMAP<br>X=%{x:.1f} Re<br>Y=%{y:.1f} Re<br>Z=%{z:.1f} Re<extra></extra>", "line": {"color": "#FFA15A", "width": 6}, "mode": "lines", "scene": "scene", "showlegend": false, "type": "scatter3d", "x": [129.1, 129.4, 129.7, 130.0, 130.3, 130.6], "y": [0.6758, 0.6286, 0.5808, 0.5326, 0.4839, 0.4346], "z": [11.1, 11.12, 11.15, 11.17, 11.19, 11.21]}, {"hovertemplate": "IMAP (end)<extra></extra>", "marker": {"color": "#FFA15A", "size": 6}, "mode": "markers+text", "scene": "scene", "showlegend": false, "text": ["IMAP"], "textposition": "top right", "type": "scatter3d", "x": [130.6], "y": [0.4346], "z": [11.21]}, {"hovertemplate": "SOLAR-1<br>X=%{x:.1f} Re<br>Y=%{y:.1f} Re<br>Z=%{z:.1f} Re<extra></extra>", "line": {"color": "#19D3F3", "width": 6}, "mode": "lines", "scene": "scene", "showlegend": false, "type": "scatter3d", "x": [129.1, 129.4, 129.7, 130.0, 130.3, 130.7], "y": [0.5708, 0.5229, 0.4746, 0.4258, 0.3765, 0.3267], "z": [10.93, 10.95, 10.97, 10.99, 11.01, 11.03]}, {"hovertemplate": "SOLAR-1 (end)<extra></extra>", "marker": {"color": "#19D3F3", "size": 6}, "mode": "markers+text", "scene": "scene", "showlegend": false, "text": ["SOLAR-1"], "textposition": "top left", "type": "scatter3d", "x": [130.7], "y": [0.3267], "z": [11.03]}, {"hoverinfo": "skip", "line": {"color": "black", "dash": "dash", "width": 8}, "mode": "lines", "scene": "scene", "showlegend": false, "type": "scatter3d", "x": [197.2, 125.9], "y": [-4.613, -4.613], "z": [9.658, 9.658]}, {"hovertemplate": "d∥=%{x:.1f} Re<br>d⊥=%{y:.1f} Re<extra></extra>", "marker": {"color": "rgba(0,0,0,0.25)", "size": 7}, "mode": "markers", "showlegend": false, "type": "scatter", "x": [-24.45, 22.54, 35.18, -93.5, -93.47, 47.0, 59.64, -69.05, -69.02, 12.64, -116.0, -116.0, -128.7, -128.7, 0.03366, -24.44, 22.55, 35.16, -93.18, -93.14, 46.98, 59.6, -68.74, -68.71, 12.62, -115.7, -115.7, -128.3, -128.3, 0.03406, -24.42, 22.55, 35.15, -92.85, -92.82, 46.97, 59.57, -68.43, -68.4, 12.59, -115.4, -115.4, -128.0, -128.0, 0.03447, -24.4, 22.56, 35.13, -92.53, -92.49, 46.96, 59.53, -68.12, -68.09, 12.57, -115.1, -115.0, -127.7, -127.6, 0.03487, -24.39, 22.56, 35.11, -92.2, -92.17, 46.95, 59.5, -67.82, -67.78, 12.55, -114.8, -114.7, -127.3, -127.3, 0.03527, -24.37, 22.56, 35.09, -91.88, -91.85, 46.94, 59.46, -67.51, -67.48, 12.52, -114.4, -114.4, -127.0, -126.9, 0.03566], "xaxis": "x", "y": [63.74, 33.63, 27.81, 26.42, 26.25, 60.02, 86.54, 45.16, 45.18, 35.68, 17.99, 18.11, 42.26, 42.19, 0.1999, 63.84, 33.56, 27.9, 26.33, 26.16, 60.18, 86.81, 45.33, 45.35, 35.76, 17.99, 18.11, 42.35, 42.28, 0.2009, 63.94, 33.49, 27.99, 26.25, 26.07, 60.34, 87.07, 45.51, 45.52, 35.84, 17.99, 18.11, 42.44, 42.37, 0.202, 64.04, 33.41, 28.09, 26.16, 25.98, 60.51, 87.34, 45.68, 45.7, 35.93, 17.99, 18.11, 42.53, 42.46, 0.203, 64.13, 33.34, 28.18, 26.07, 25.89, 60.67, 87.6, 45.85, 45.87, 36.01, 17.99, 18.11, 42.62, 42.55, 0.2041, 64.23, 33.27, 28.28, 25.98, 25.8, 60.83, 87.86, 46.03, 46.05, 36.1, 17.99, 18.11, 42.71, 42.64, 0.2051], "yaxis": "y"}, {"hovertemplate": "worst pair<br>d∥=%{x:.1f} Re<br>d⊥=%{y:.1f} Re<extra></extra>", "line": {"width": 2}, "marker": {"size": 10}, "mode": "markers+lines", "showlegend": false, "type": "scatter", "x": [-128.7, -128.3, -128.0, -127.7, -127.3, -127.0], "xaxis": "x", "y": [42.26, 42.35, 42.44, 42.53, 42.62, 42.71], "yaxis": "y"}, {"hoverinfo": "skip", "line": {"color": "rgba(0,0,0,0.45)", "dash": "dot", "width": 1}, "mode": "lines", "showlegend": false, "type": "scatter", "x": [0, 0], "xaxis": "x", "y": [0, 101.0], "yaxis": "y"}, {"hovertemplate": "Emax=%{y:.3f}<extra></extra>", "marker": {"size": 7}, "mode": "lines+markers", "showlegend": false, "type": "scatter", "x": ["2025-10-03T11:59:59.999671923", "2025-10-03T12:59:59.999618332", "2025-10-03T13:59:59.999645207", "2025-10-03T14:59:59.999672081", "2025-10-03T15:59:59.999618488", "2025-10-03T16:59:59.999645360"], "xaxis": "x2", "y": [0.06342, 0.06319, 0.06296, 0.06274, 0.06251, 0.06229], "yaxis": "y2"}, {"hovertemplate": "p_all=exp(-Emax)=%{y:.3f}<extra></extra>", "line": {"dash": "dot", "width": 2}, "mode": "lines", "showlegend": false, "type": "scatter", "x": ["2025-10-03T11:59:59.999671923", "2025-10-03T12:59:59.999618332", "2025-10-03T13:59:59.999645207", "2025-10-03T14:59:59.999672081", "2025-10-03T15:59:59.999618488", "2025-10-03T16:59:59.999645360"], "xaxis": "x2", "y": [0.9385, 0.9388, 0.939, 0.9392, 0.9394, 0.9396], "yaxis": "y3"}, {"hovertemplate": "worst d⊥=%{y:.1f} Re<extra></extra>", "marker": {"size": 7}, "mode": "lines+markers", "showlegend": false, "type": "scatter", "x": ["2025-10-03T11:59:59.999671923", "2025-10-03T12:59:59.999618332", "2025-10-03T13:59:59.999645207", "2025-10-03T14:59:59.999672081", "2025-10-03T15:59:59.999618488", "2025-10-03T16:59:59.999645360"], "xaxis": "x3", "y": [42.26, 42.35, 42.44, 42.53, 42.62, 42.71], "yaxis": "y4"}, {"hovertemplate": "worst τ=%{y:.2f} h<extra></extra>", "line": {"dash": "dot", "width": 2}, "mode": "lines", "showlegend": false, "type": "scatter", "x": ["2025-10-03T11:59:59.999671923", "2025-10-03T12:59:59.999618332", "2025-10-03T13:59:59.999645207", "2025-10-03T14:59:59.999672081", "2025-10-03T15:59:59.999618488", "2025-10-03T16:59:59.999645360"], "xaxis": "x3", "y": [0.57, 0.5684, 0.5669, 0.5654, 0.5639, 0.5624], "yaxis": "y4"}], "layout": {"height": 880, "margin": {"b": 10, "l": 10, "r": 10, "t": 95}, "scene": {"aspectmode": "cube", "camera": {"eye": {"x": 1.55, "y": 1.25, "z": 0.85}}, "domain": {"x": [0, 0.522], "y": [0, 1]}, "xaxis": {"range": [-379.8, 379.8], "showbackground": false, "showspikes": false, "title": {"text": "X [Re] (GSE)"}}, "yaxis": {"range": [-379.8, 379.8], "showbackground": false, "showspikes": false, "title": {"text": "Y [Re] (GSE)"}}, "zaxis": {"range": [-379.8, 379.8], "showbackground": false, "showspikes": false, "title": {"text": "Z [Re] (GSE)"}}}, "showlegend": false, "title": {"text": "GSE interval: 2025-10-03 11:59:59.999667385 to 2025-10-03 16:59:59.999667385<br><sup>Vsw=400 km/s,  L⊥=395.1 Re,  τ0=2.50 h,  Q84(Emax)=0.063,  median(p_all)=0.939</sup>", "x": 0.5, "xanchor": "center"}, "width": 1350, "xaxis": {"anchor": "y", "domain": [0.592, 0.94], "range": [-148.0, 148.0], "title": {"text": "signed d∥ [Re]"}, "zeroline": false}, "xaxis2": {"anchor": "y2", "domain": [0.592, 0.94], "title": {"text": "time"}}, "xaxis3": {"anchor": "y4", "domain": [0.592, 0.94], "title": {"text": "time"}}, "yaxis": {"anchor": "x", "domain": [0.7333, 1], "range": [0, 101.0], "title": {"text": "d⊥ [Re]"}, "zeroline": false}, "yaxis2": {"anchor": "x2", "domain": [0.3667, 0.6333], "title": {"text": "Emax(t)"}}, "yaxis3": {"anchor": "x2", "overlaying": "y2", "range": [0, 1.02], "side": "right", "title": {"text": "p_all(t)"}}, "yaxis4": {"anchor": "x3", "domain": [0, 0.2667], "title": {"text": "worst d⊥ [Re]  and  worst τ [h] (dotted)"}}}}
